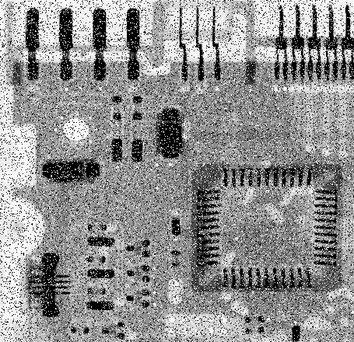
%> input picture GaussianPyramid/Fig0335(a)(ckt_board_saltpep_prob_pt05).tif, 354 x 342 px, shrunk from 455 x 440 before the run
$ octave Filtering_RajaniKanth.m   (GNU Octave 9; MATLAB toolbox functions it lacks are replaced by stand-ins)
%> lines starting %> are read from the running program, lines starting %| are printed output that depends on the picture
### GaussianPyramid/MeanFiltering.m
function inputImage=MeanFiltering(path)

inputImage = imread(path);
%> inputImage is the input picture: size 342x354 uint8; min 0, max 255, mean 144.4
h = ones(5,5) / 25;
I2 = imfilter(inputImage,h);
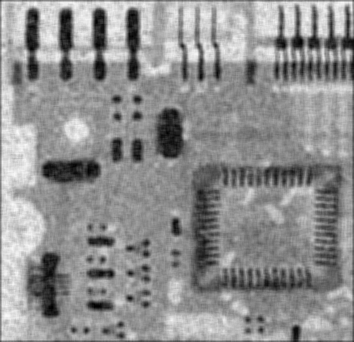
%> I2: size 342x354 uint8; min 0, max 250, mean 143.1
imshow(inputImage), title('Original Image');
figure, imshow(I2), title('Filtered Image')

end

### GaussianPyramid/guassianFilteringRajani.m
function inputImage=guassianFilteringRajani(path)

inputImage = imread(path);
figure,imshow(inputImage),title("Image before Filtering");

I = double(inputImage);

sigma = 1;
sz = 3;
[x,y]=meshgrid(-sz:sz,-sz:sz);

M = size(x,1)-1;
N = size(y,1)-1;
Exp_comp = -(x.^2+y.^2)/(2*sigma*sigma);
Kernel= exp(Exp_comp)/(2*pi*sigma*sigma);

Output=zeros(size(I));
I = padarray(I,[sz sz]);
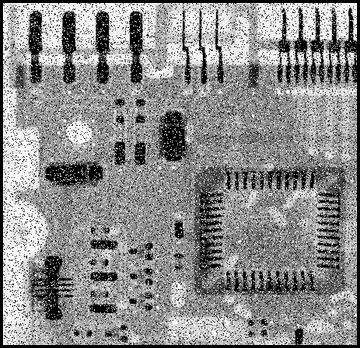
%> I: size 348x360 double; min 0, max 255, mean 139.5

for i = 1:size(I,1)-M
    for j =1:size(I,2)-N
        Temp = I(i:i+M,j:j+M).*Kernel;
        Output(i,j)=sum(Temp(:));
    end
end
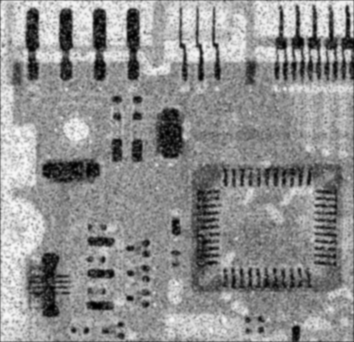
%> Output: size 342x354 double; min 0.276, max 249.7, mean 143.5
Output = uint8(Output);
%> Output: size 342x354 uint8
figure,imshow(Output),title("Image after Gaussian filter");

end

### GaussianPyramid/MedianFiltering.m
function inputImage=MedianFiltering(path)

inputImage = imread(path) ;
figure,imshow(inputImage),title("Image before filter");
inputImage = im2double(inputImage);
%> inputImage: size 342x354 double
[m, n] = size(inputImage);
%> m = 342; n = 354
Median = [];

for i=2:m-1
    for j=2:n-1
            Median(1) = inputImage(i-1,j-1);
            Median(2) =inputImage(i-1,j) ;
            Median(3) = inputImage(i-1,j+1);
            Median(4) = inputImage(i,j-1);
            Median(5) = inputImage(i,j+1);
            Median(6) = inputImage(i+1, j-1);
            Median(7) = inputImage(i+1,j);
            Median(8) = inputImage(i+1,j+1);
            inputImage(i,j) = median(Median);
    end
end
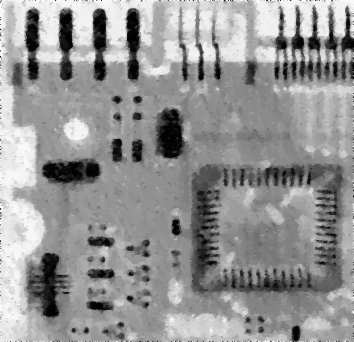
%> inputImage: size 342x354 double; min 0, max 1, mean 0.582
%> after the loop, Median = [0.606 0.607 0.639 0.613 0.631 0.655 0.596 0.624]
figure , imshow(inputImage), title("Image after Median Filter");

### GaussianPyramid/sharpenImage.m
function image = sharpenImage(img)

 s = [0,-1,0; -1,4,-1;0,-1,0];
  display(s);
  sharp = conv2(img,s,"same");
  image = uint8(img)+uint8(sharp);

end

### GaussianPyramid/Filtering_RajaniKanth.m
MeanFiltering("Fig0335(a)(ckt_board_saltpep_prob_pt05).tif");
guassianFilteringRajani("Fig0335(a)(ckt_board_saltpep_prob_pt05).tif");
MedianFiltering("Fig0335(a)(ckt_board_saltpep_prob_pt05).tif");
img=imread("Fig0338(a)(blurry_moon).tif");
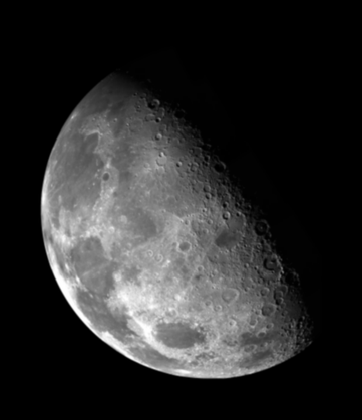
%> input picture GaussianPyramid/Fig0338(a)(blurry_moon).tif, 362 x 420 px, shrunk from 466 x 540 before the run
%> img is the input picture: size 420x362 uint8; min 0, max 254, mean 42.7
figure
imshow(img),title('Original Image')
figure
imshow(sharpenImage(img)),title('Sharpened image')
%> in sharpenImage, `sharp = conv2(img,s,"same");`:
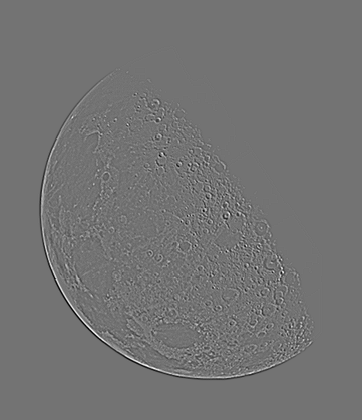
%> sharp: size 420x362 double; min -119, max 143, mean 0; drawn with min black and max white
